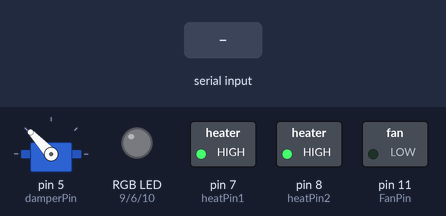
Recording of a sketch running on a simulated Arduino Uno, built with avr-gcc and run on an emulated ATmega328P. On the bench: servo, switched loads named in the sketch (green lamp = pin HIGH), an RGB LED mixed from three pins (HIGH = lit). Inputs (shaded band) come from the test bench.

Above: at 1.2 s.
1.3 s: "ON" received over Serial
At 4.1 s:
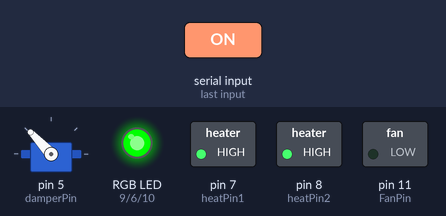
4.3 s: "F" received over Serial
At 4.7 s:
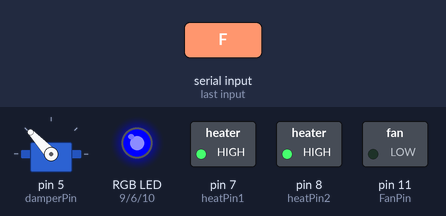
5.8 s: "ON" received over Serial
At 8.6 s:
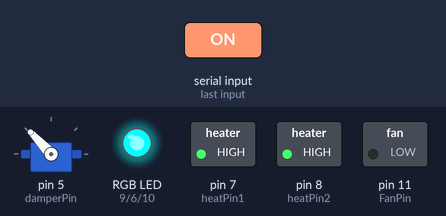
Timing chart, 0 to 10.1 s (numbered marks = the images above; inputs shaded):
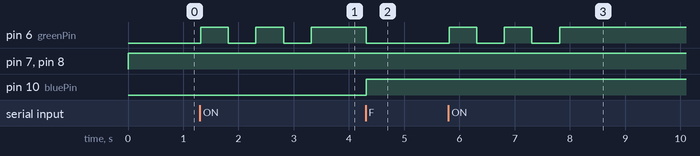

The sketch:

WhirlWindUNREAL_ArduinoV2_LEIA.ino
```cpp
#include <Servo.h>

Servo damper; //creates servo object that will call servo functions

String readString; //incoming string
char inData[7]; // Allocate some space for the string
char inChar=-1; // Where to store the character read
byte index = 0; // Index into array; where to store the character


//HEAT LEVELS
enum HeatLevel
{
  heat0=0,//no heat
  heat1=1,//1 heating coil
  heat2=2//2 heating coils
};


//FAN LEVELS
enum FanLevel
{
  fan0=0, //fan off
  fan1=95, //moving air
  fan2 =130, //strong breeze
  fan3 =170, //creates wind flow
  fan4 =200, //used for large flow of wind
  fan5 =245 //used for powerful explosions and strong gusts of wind
};


//ARDUINO PINS USED
enum Pins
{
  FanPin = 11,//fan motor speed control 0-255
  damperPin = 5,//damper, Servo that controlls hot or cold flow, if 50 will allow ambient flow, if 110 will flow to heat

  limSwitchPin = 12,// 12new limit switch in drive train. Starts pressed HIGH, released to LOW, HIGH again once full burst gear turn
  burstPin = 3,//burst motor speed pin 0-255 corresponds to 100RPM to 10,000RPM; not used to control on/off

  heatPin1 = 7,//control on/off of heaters. If pin is low, will turn heater on
  heatPin2 = 8,//control on/off of heaters. If pin is low, will turn heater on

  burstControlPin = 4, // sets off burst

  redPin = 9,
  greenPin = 6,
  bluePin = 10,

  //testLEDPin = 13
};

// DEAFULT LEVELS
enum DefaultParameters
{
  defaultHeat=0, //normal off state
  defaultFan=90, // normal wind and heat amounts
  damperAmbient = 133,// 50 damper position allows heat
  damperHeat = 155 //106 damper position allows ambient
};


// GLOBAL VARIABLES
int fval = 0; int prevFval = 0;
int dval = damperAmbient; int prevDval = damperAmbient;
int hval = 0; int prevHval = 0;
int CurrentCoil = 1;// used to keep track of which coils have been recently used. Alternate to reduce overheat

int limitSwitchCounter = 0;
int limitSwitchState=0;
int lastlimitSwitchState=-1;

int count = 0;
int actualcount = 0;

int n_rev = 0;

boolean HeatPinsInitialized = false;

int Red =0;
int Green = 0;
int Blue = 0;

boolean IsHeatOn = false;

//


void setup()
{
  // put your setup code here, to run once:
  Serial.begin(9600);


  TCCR2B = (TCCR2B & 0b11111000) | 0x01; //Increase PWM frequency to eliminate motor buzzing
  damper.attach(damperPin); //must go after pwm frequency is adjusted, connects servo object to its pin

  damper.write(damperAmbient);
}

void InitializeHeatPins()
{
  pinMode(heatPin1, INPUT_PULLUP);//prevent pins from firing when resetting arduino
  pinMode(heatPin2, INPUT_PULLUP);

  pinMode(heatPin1, OUTPUT); //set pins as outputs or inputs
  pinMode(heatPin2, OUTPUT);

  pinMode(burstControlPin,OUTPUT );

  pinMode(limSwitchPin, INPUT); // set your switch pin as an input so that it can be read by the arduino
  pinMode(burstPin, OUTPUT);

  HeatPinsInitialized = true;

  //StartDevice();

}

void StartDevice()
{

   analogWrite(greenPin, 15);
   analogWrite(greenPin, 40);
   analogWrite(greenPin, 90);
   analogWrite(greenPin, 130);
   analogWrite(greenPin, 190);
   analogWrite(greenPin, 255);


   delay(500);
   analogWrite(greenPin, 255);
   analogWrite(greenPin, 190);
   analogWrite(greenPin, 130);
   analogWrite(greenPin, 90);
   analogWrite(greenPin, 40);
   analogWrite(greenPin, 0);

   delay(500);
   analogWrite(greenPin, 15);
   analogWrite(greenPin, 40);
   analogWrite(greenPin, 90);
   analogWrite(greenPin, 130);
   analogWrite(greenPin, 190);
   analogWrite(greenPin, 255);

   delay(500);
   analogWrite(greenPin, 255);
   analogWrite(greenPin, 190);
   analogWrite(greenPin, 130);
   analogWrite(greenPin, 90);
   analogWrite(greenPin, 40);
   analogWrite(greenPin, 15);
   analogWrite(greenPin, 0);

   delay(500);
   analogWrite(greenPin, 15);
   analogWrite(greenPin, 40);
   analogWrite(greenPin, 90);
   analogWrite(greenPin, 130);
   analogWrite(greenPin, 190);
   analogWrite(greenPin, 255);


}


void StopDevice()
{
  setHeaters(0);
  delay(5);
  SetFan(0);
  delay(5);
  Red=0;Green=0;Blue=0;
  SetColorRing();


}

void serialRead()
{
  while (Serial.available())
  {
  delay(5);
  if (Serial.available() >0)
  {
    char c = Serial.read();
    readString += c;}
  }
}


void setHeaters(int hlevel)
{
    hval = hlevel;

    if(hval==0)
    {
      //digitalWrite(testLEDPin, LOW);
      IsHeatOn = false;

      if(fval>0)
      {
        Red = 0;
        Green = 0;
        Blue = 255;
      }
      else
      {
        Red = 0;
        Green = 255;
        Blue = 0;
      }
      SetColorRing();
    }
    else if(hval==1)
    {
       //digitalWrite(testLEDPin, HIGH);
      IsHeatOn = true;

      Red = 255;
      Green = 0;
      Blue = 0;
      SetColorRing();
    }
    else
    {

    }


    if (hval == 1)
    {//alternates coils used

      if (CurrentCoil == 1)
      {
        //arduino.digitalWrite((int)Pins.heatPin1, Arduino.LOW);//if pin is set to Arduino.LOW, will cause heater to turn on. We can change this next time. Wired incorrectly
        //arduino.digitalWrite((int)Pins.heatPin2, Arduino.HIGH);
        //CurrentCoil++;

        digitalWrite(heatPin1, HIGH);//pin 7
        digitalWrite(heatPin2, LOW);//pin 8
      }
      else if (CurrentCoil == 2)
      {
        digitalWrite(heatPin1, HIGH);
        digitalWrite(heatPin2, HIGH);
        CurrentCoil = 1;
      }
    }
    else if (hval == 2)
    {

      digitalWrite(heatPin1, LOW);
      digitalWrite(heatPin2, LOW);

    }

    else
    {

      digitalWrite(heatPin1, HIGH);
      digitalWrite(heatPin2, HIGH);

    }


}

void loop()
{
  if(HeatPinsInitialized==false)
  {
    InitializeHeatPins();
  }

  if (Serial.available() > 0)
  {

   readString = "";
   serialRead();
   //delay(5);

   if (readString == "ON")
    {
      StartDevice();
    }
   else if (readString == "OFF")
    {
      StopDevice();
    }

   String first = readString.substring(0,1);
   String lastThree =  readString.substring(1,4);
   int paraValue = lastThree.toInt();


    if (first == "F")
    {
      SetFan(paraValue);
    }
    else if (first == "D")
    {
      SetDamper(paraValue);
    }
    else if (first == "B")
    {
      Burst(paraValue);
    }
    else if (first == "H")
    {
      setHeaters(paraValue);
    }

  }


  delay(5);
}


void SetFan(int val)
{
  fval = val;

  if(val>=0 && val<=255)
  {

    if(IsHeatOn==false)
    {
      Red = 0;
      Green = 0;
      Blue = 255;
      SetColorRing();
    }

    analogWrite(FanPin,fval);
  }

}

void SetDamper(int val)
{
  dval = val;
  if(val>=damperAmbient && val<=damperHeat)
  {

     damper.write(val);
  }
}


void Burst(int num)
{
  n_rev = num;

  if(n_rev<=0)
  {
    return;
  }

   while (n_rev > actualcount)
   {

        //this part of the code keeps count and compares to the count
        analogWrite(burstPin,150);


        int switch1 = digitalRead(limSwitchPin);

          if (switch1 == LOW)
          {
              count = count+1;
              delay(50);

          }
          else if(count >0 && switch1 == HIGH)
          {
              count = 0;
              actualcount = actualcount + 1;

          }
    }


  analogWrite(burstPin, 0);


  actualcount = 0;
  n_rev=0;

}


void SetRedLED(int val)
{
  Red = val;
  if(val>=0 && val<=255)
  {

  }
}

void SetGreenLED(int val)
{
  Green = val;
  if(val>=0 && val<=255)
  {

  }
}

void SetBlueLED(int val)
{
  Blue = val;
  if(val>=0 && val<=255)
  {

  }
}


void SetColorRing()
{
  analogWrite(redPin, Red);
  analogWrite(greenPin, Green);
  analogWrite(bluePin, Blue);
}

void moveDamper(int heat)
{
  //checks to see if the current heating level has any heat going on, if it does, will move damper to the hot side and let air through
  if (heat == heat0)
  {
    damper.write(damperAmbient);
  }
  else
  {
    damper.write(damperHeat);
  }
}

void until(int duration)
{
  //if the duration value is 0, will run continuously at current heat/fan
  if (duration == 0)
  {
  }
  else
  {
    delay(duration);
    SetFan(0);
    setHeaters(0);
    moveDamper(0);

  }
}
```

Measured:
- after the input at 1.3 s, pin 6 (greenPin): alternates HIGH for 0.50 s and LOW for 0.50 s, starting at once
- after the input at 4.3 s, pin 6 (greenPin): HIGH → LOW at once; pin 10 (bluePin): LOW → HIGH at once
- after the input at 5.8 s, pin 6 (greenPin): alternates HIGH for 0.50 s and LOW for 0.50 s, 5 changes in all, then stays HIGH, starting at once
